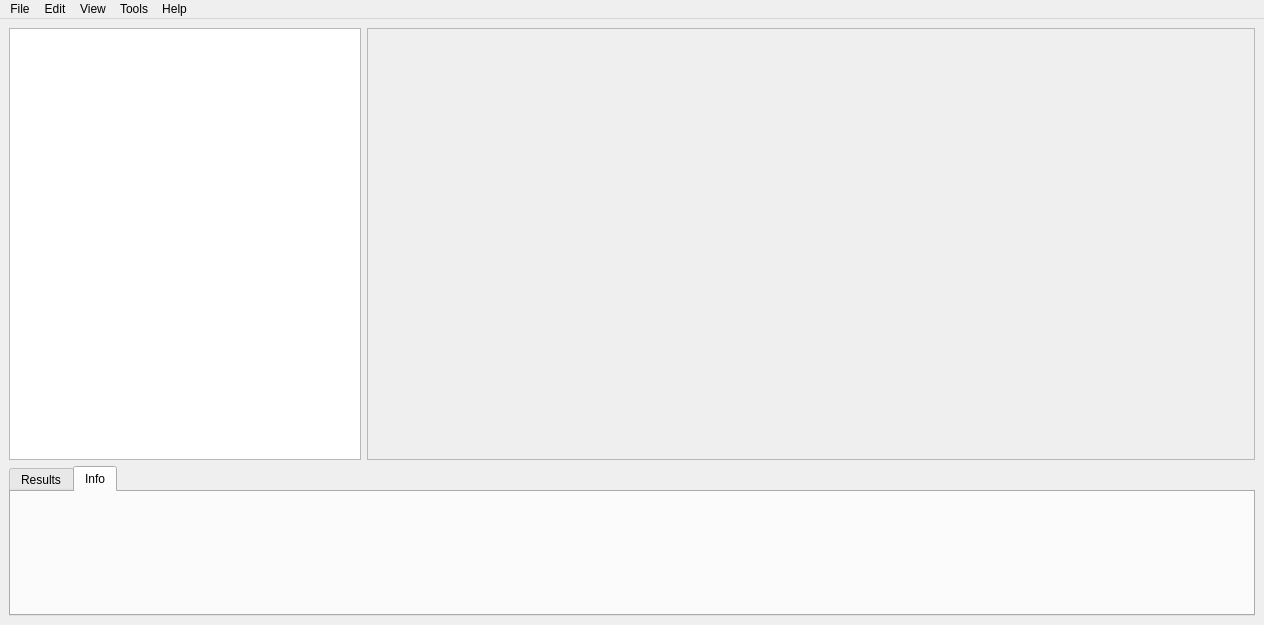
<?xml version="1.0" encoding="UTF-8"?>
<ui version="4.0">
 <class>GDSoft</class>
 <widget class="QMainWindow" name="GDSoft">
  <property name="geometry">
   <rect>
    <x>0</x>
    <y>0</y>
    <width>1264</width>
    <height>625</height>
   </rect>
  </property>
  <property name="sizePolicy">
   <sizepolicy hsizetype="Maximum" vsizetype="Maximum">
    <horstretch>0</horstretch>
    <verstretch>0</verstretch>
   </sizepolicy>
  </property>
  <property name="windowTitle">
   <string>Data Analysis Application</string>
  </property>
  <property name="autoFillBackground">
   <bool>true</bool>
  </property>
  <property name="styleSheet">
   <string notr="true">QMainWindow{

}</string>
  </property>
  <property name="iconSize">
   <size>
    <width>61</width>
    <height>61</height>
   </size>
  </property>
  <widget class="QWidget" name="centralwidget">
   <layout class="QGridLayout" name="gridLayout">
    <item row="0" column="1" colspan="4">
     <widget class="QFrame" name="frame">
      <property name="sizePolicy">
       <sizepolicy hsizetype="Expanding" vsizetype="Expanding">
        <horstretch>0</horstretch>
        <verstretch>0</verstretch>
       </sizepolicy>
      </property>
      <property name="minimumSize">
       <size>
        <width>0</width>
        <height>0</height>
       </size>
      </property>
      <property name="styleSheet">
       <string notr="true"/>
      </property>
      <property name="frameShape">
       <enum>QFrame::StyledPanel</enum>
      </property>
      <property name="frameShadow">
       <enum>QFrame::Raised</enum>
      </property>
     </widget>
    </item>
    <item row="0" column="0">

        <!-- Lists loaded file -->

     <widget class="QListWidget" name="listWidget">
      <property name="enabled">
       <bool>true</bool>
      </property>
      <property name="minimumSize">
       <size>
        <width>350</width>
        <height>200</height>
       </size>
      </property>
      <property name="maximumSize">
       <size>
        <width>352</width>
        <height>733</height>
       </size>
      </property>
      <property name="autoScroll">
       <bool>true</bool>
      </property>
      <property name="selectionMode">
       <enum>QAbstractItemView::NoSelection</enum>
      </property>
      <property name="textElideMode">
       <enum>Qt::ElideRight</enum>
      </property>
      <property name="verticalScrollMode">
       <enum>QAbstractItemView::ScrollPerItem</enum>
      </property>
     </widget>
    </item>
    <item row="3" column="0" colspan="5">

        <!-- Results and Info tabs on the bottom -->

     <widget class="QTabWidget" name="tabWidget">
      <property name="sizePolicy">
       <sizepolicy hsizetype="Expanding" vsizetype="Preferred">
        <horstretch>0</horstretch>
        <verstretch>0</verstretch>
       </sizepolicy>
      </property>
      <property name="minimumSize">
       <size>
        <width>0</width>
        <height>150</height>
       </size>
      </property>
      <property name="maximumSize">
       <size>
        <width>16777215</width>
        <height>200</height>
       </size>
      </property>
      <property name="layoutDirection">
       <enum>Qt::LeftToRight</enum>
      </property>
      <property name="autoFillBackground">
       <bool>false</bool>
      </property>
      <property name="styleSheet">
       <string notr="true">QTabWidget{
}</string>
      </property>
      <property name="currentIndex">
       <number>1</number>
      </property>

         <!-- First tab -->

      <widget class="QWidget" name="tab">
       <property name="sizePolicy">
        <sizepolicy hsizetype="Expanding" vsizetype="Expanding">
         <horstretch>0</horstretch>
         <verstretch>0</verstretch>
        </sizepolicy>
       </property>
       <attribute name="title">
        <string>Results</string>
       </attribute>
       <layout class="QGridLayout" name="gridLayout_2">
        <item row="0" column="1">
         <widget class="QLabel" name="label_5">
          <property name="layoutDirection">
           <enum>Qt::LeftToRight</enum>
          </property>
          <property name="autoFillBackground">
           <bool>false</bool>
          </property>
          <property name="styleSheet">
           <string notr="true">QLabel{
background-color: rgb(216, 231, 255);
	font: 75 16pt &quot;Segoe MDL2 Assets&quot;;
	
}</string>
          </property>
          <property name="inputMethodHints">
           <set>Qt::ImhNone</set>
          </property>
          <property name="text">
           <string>A</string>
          </property>
          <property name="alignment">
           <set>Qt::AlignCenter</set>
          </property>
         </widget>
        </item>
        <item row="0" column="0">
         <widget class="QLabel" name="label_2">
          <property name="styleSheet">
           <string notr="true">QLabel{
background-color:rgb(239, 242, 255);
	font: 75 12pt &quot;Segoe MDL2 Assets&quot;;
	
}</string>
          </property>
          <property name="text">
           <string/>
          </property>
          <property name="alignment">
           <set>Qt::AlignCenter</set>
          </property>
         </widget>
        </item>
        <item row="0" column="2">
         <widget class="QLabel" name="label_6">
          <property name="styleSheet">
           <string notr="true">QLabel{
background-color:  rgb(216, 231, 255);
	font: 75 16pt &quot;Segoe MDL2 Assets&quot;;


}
</string>
          </property>
          <property name="text">
           <string>B</string>
          </property>
          <property name="alignment">
           <set>Qt::AlignCenter</set>
          </property>
         </widget>
        </item>
        <item row="0" column="3">
         <widget class="QLabel" name="label_7">
          <property name="styleSheet">
           <string notr="true">QLabel{
background-color:  rgb(216, 231, 255);
	font: 75 16pt &quot;Segoe MDL2 Assets&quot;;

}</string>
          </property>
          <property name="text">
           <string>C</string>
          </property>
          <property name="alignment">
           <set>Qt::AlignCenter</set>
          </property>
         </widget>
        </item>
        <item row="1" column="1">
         <widget class="QLineEdit" name="lineEdit">
          <property name="sizePolicy">
           <sizepolicy hsizetype="Preferred" vsizetype="Preferred">
            <horstretch>0</horstretch>
            <verstretch>0</verstretch>
           </sizepolicy>
          </property>
          <property name="minimumSize">
           <size>
            <width>0</width>
            <height>0</height>
           </size>
          </property>
          <property name="mouseTracking">
           <bool>false</bool>
          </property>
          <property name="styleSheet">
           <string notr="true">QLineEdit{
	font: 12pt &quot;MS Shell Dlg 2&quot;;
   background-color: rgb(243, 255, 244);
}</string>
          </property>
          <property name="alignment">
           <set>Qt::AlignCenter</set>
          </property>
         </widget>
        </item>
        <item row="1" column="2">
         <widget class="QLineEdit" name="lineEdit_2">
          <property name="sizePolicy">
           <sizepolicy hsizetype="Preferred" vsizetype="Preferred">
            <horstretch>0</horstretch>
            <verstretch>0</verstretch>
           </sizepolicy>
          </property>
          <property name="styleSheet">
           <string notr="true">QLineEdit{
	font: 12pt &quot;MS Shell Dlg 2&quot;;
   background-color: rgb(243, 255, 244);
}</string>
          </property>
          <property name="alignment">
           <set>Qt::AlignCenter</set>
          </property>
         </widget>
        </item>
        <item row="1" column="3">
         <widget class="QLineEdit" name="lineEdit_3">
          <property name="sizePolicy">
           <sizepolicy hsizetype="Preferred" vsizetype="Preferred">
            <horstretch>0</horstretch>
            <verstretch>0</verstretch>
           </sizepolicy>
          </property>
          <property name="styleSheet">
           <string notr="true">QLineEdit{
	font: 12pt &quot;MS Shell Dlg 2&quot;;
   background-color: rgb(243, 255, 244);
}</string>
          </property>
          <property name="alignment">
           <set>Qt::AlignCenter</set>
          </property>
         </widget>
        </item>
        <item row="1" column="0">
         <widget class="QLabel" name="reg">
          <property name="minimumSize">
           <size>
            <width>400</width>
            <height>0</height>
           </size>
          </property>
          <property name="styleSheet">
           <string notr="true">QLabel{
background-color:  rgb(239, 242, 255);
	font: 75 12pt &quot;Segoe MDL2 Assets&quot;;
	
}</string>
          </property>
          <property name="text">
           <string/>
          </property>
          <property name="alignment">
           <set>Qt::AlignCenter</set>
          </property>
         </widget>
        </item>
       </layout>
      </widget>

         <!-- Second tab -->

      <widget class="QWidget" name="tab_2">
       <property name="sizePolicy">
        <sizepolicy hsizetype="Expanding" vsizetype="Expanding">
         <horstretch>0</horstretch>
         <verstretch>0</verstretch>
        </sizepolicy>
       </property>
       <attribute name="title">
        <string>Info</string>
       </attribute>
       <layout class="QGridLayout" name="gridLayout_3"/>
      </widget>
     </widget>
    </item>
   </layout>
  </widget>
  <widget class="QMenuBar" name="menuBar">
   <property name="geometry">
    <rect>
     <x>0</x>
     <y>0</y>
     <width>1264</width>
     <height>18</height>
    </rect>
   </property>
   <property name="styleSheet">
    <string notr="true"/>
   </property>
   <widget class="QMenu" name="menuFile">
    <property name="title">
     <string>File</string>
    </property>
    <addaction name="actionNew"/>
    <addaction name="separator"/>
    <addaction name="actionSave_2"/>
    <addaction name="separator"/>
    <addaction name="actionExit"/>
   </widget>
   <widget class="QMenu" name="menuTools">
    <property name="title">
     <string>Edit</string>
    </property>
   </widget>
   <widget class="QMenu" name="menuSetting">
    <property name="title">
     <string>Tools</string>
    </property>
   </widget>
   <widget class="QMenu" name="menuView">
    <property name="title">
     <string>View</string>
    </property>
   </widget>
   <widget class="QMenu" name="menuHelp">
    <property name="title">
     <string>Help</string>
    </property>
    <addaction name="actionAbout_as"/>
   </widget>
   <addaction name="menuFile"/>
   <addaction name="menuTools"/>
   <addaction name="menuView"/>
   <addaction name="menuSetting"/>
   <addaction name="menuHelp"/>
  </widget>
  <action name="actionTools">
   <property name="text">
    <string>tools</string>
   </property>
  </action>
  <action name="actionFlatness">
   <property name="text">
    <string>Planeite</string>
   </property>
  </action>
  <action name="action_2">
   <property name="icon">
    <iconset>
     <normaloff>CHebyshev.JPG</normaloff>CHebyshev.JPG</iconset>
   </property>
   <property name="text">
    <string>Tchebychev (Minimax)</string>
   </property>
   <property name="iconVisibleInMenu">
    <bool>true</bool>
   </property>
  </action>
  <action name="action_4">
   <property name="text">
    <string>...</string>
   </property>
  </action>
  <action name="actionNew">
   <property name="checkable">
    <bool>false</bool>
   </property>
   <property name="icon">
    <iconset>
     <normaloff>New.JPG</normaloff>New.JPG</iconset>
   </property>
   <property name="text">
    <string>Nouveau</string>
   </property>
  </action>
  <action name="actionOpen">
   <property name="text">
    <string>Open</string>
   </property>
  </action>
  <action name="actionSave">
   <property name="text">
    <string>Save</string>
   </property>
  </action>
  <action name="actionSave_2">
   <property name="icon">
    <iconset>
     <normaloff>icons/save.png</normaloff>icons/save.png</iconset>
   </property>
   <property name="text">
    <string>Save</string>
   </property>
  </action>
  <action name="actionSave_as">
   <property name="text">
    <string>Save as..</string>
   </property>
  </action>
  <action name="actionExit">
   <property name="icon">
    <iconset>
     <normaloff>Exit.JPG</normaloff>Exit.JPG</iconset>
   </property>
   <property name="text">
    <string>Quitter </string>
   </property>
  </action>
  <action name="actionHelp">
   <property name="text">
    <string>Help</string>
   </property>
  </action>
  <action name="actionAbout_as">
   <property name="icon">
    <iconset>
     <normaloff>Aide.JPG</normaloff>Aide.JPG</iconset>
   </property>
   <property name="text">
    <string>Aide</string>
   </property>
  </action>
  <action name="action3D_view">
   <property name="text">
    <string>3D Surface</string>
   </property>
  </action>
  <action name="action2D_view">
   <property name="text">
    <string>Cacher Surface 3D</string>
   </property>
  </action>
  <action name="actionCircularite">
   <property name="text">
    <string>Circularite</string>
   </property>
  </action>
  <action name="actionRectitude">
   <property name="text">
    <string>Rectitude</string>
   </property>
  </action>
  <action name="actionCramer">
   <property name="text">
    <string>Cramer</string>
   </property>
  </action>
  <action name="actionGuass_Piv_Tot">
   <property name="text">
    <string>Guass-Piv-Tot</string>
   </property>
  </action>
  <action name="actionGauss_Piv_Part">
   <property name="text">
    <string>Gauss-Piv-Part</string>
   </property>
  </action>
 </widget>
 <resources/>
 <connections/>
</ui>
